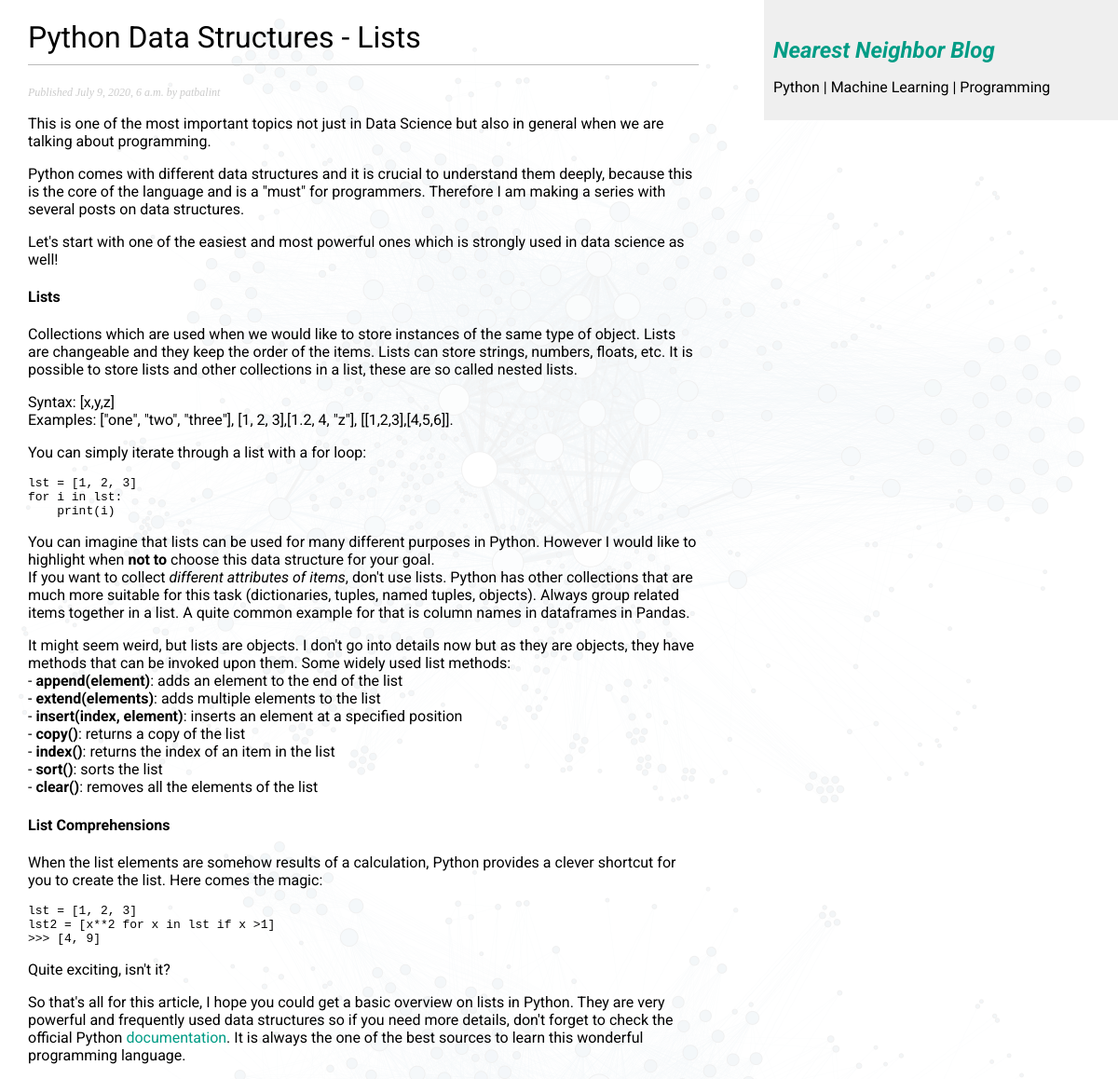
Screenshot of /blog/2020/7/9/python-data-structures/ with the database file from the repository.
### blog/models.py (models this page shows, shortened)
class Post(models.Model):
    STATUS_CHOICES = (
        ('draft','Draft'),
        ('published','Published'),
    )
    title = models.CharField(max_length=250)
    slug = models.SlugField(max_length=250, unique_for_date='publish')
    author = models.ForeignKey(User,
                                on_delete=models.CASCADE,
                                related_name='blog_posts')
    body = models.TextField()
    publish = models.DateTimeField(default=timezone.now)
    created = models.DateTimeField(auto_now_add=True)
    updated = models.DateTimeField(auto_now=True)
    status = models.CharField(max_length=10,
                            choices=STATUS_CHOICES,
                            default='draft')
    objects = models.Manager() #default manager
    published = PublishedManager() #our custom manager
    class Meta:
        ordering = ('-publish',)

### blog/views.py (the view)
def post_detail(request, year, month, day, post):
    post = get_object_or_404(Post, slug=post,
                                   status='published',
                                   publish__year=year,
                                   publish__month=month,
                                   publish__day=day)
    return render(request, 'blog/post/detail.html',{'post':post})

### blog/templatetags/markdown_extras.py (called while the page is built)
@register.filter()
@stringfilter
def markdown(value):
    return md.markdown(value, extensions=['markdown.extensions.fenced_code'])

### blog/templates/blog/post/detail.html (shortened to what this page needs)
{% extends "blog/base.html" %}
{% load markdown_extras %}
{% block content %}
  <h1>{{ post.title }}</h1>
  <p class="date">
    Published {{ post.publish }} by {{ post.author }}
  </p>
  {{ post.body|markdown | safe }}
{% endblock %}

### blog/static/css/blog.css (style rules this page uses)
body:before { display: block; content:""; position: absolute; z-index:-1; top:0; left: 0; right: 0; height: 100%; background: linear-gradient( rgba(0, 0, 0, 0), rgba(0, 0, 0, 0) ), url(Social_Network_Analysis_Visualization.png); opacity: 0.05; }
body { margin:0; padding:0; font-family: 'Roboto', sans-serif; }
a { color:#009c85; text-decoration:none; }
h1 { font-weight:normal; border-bottom:1px solid #bbb; padding:0 0 10px 0; }
p.date { color:#ccc; font-family: georgia, serif; font-size: 12px; font-style: italic; }

### rows the page displays
Post: title "Python Data Structures - Lists", publish "July 9, 2020, 6 a.m.", author "patbalint", body "This is one of the most important topics not just in Data Science but also in general when we are talking about programming. Python comes with different data structures and it is crucial to understand them deeply, because this is the core of the language and is a \"must\" for programmers. Therefore I am making a series with several posts on data structures. Let's start with one of the easiest and most powerful ones which is strongly used in data science as well! Lists Collections which are used when we would like to store instances of the same type of object. Lists are changeable and they keep the order of the items. Lists can store strings, numbers, floats, etc. It is possible to store lists…"
